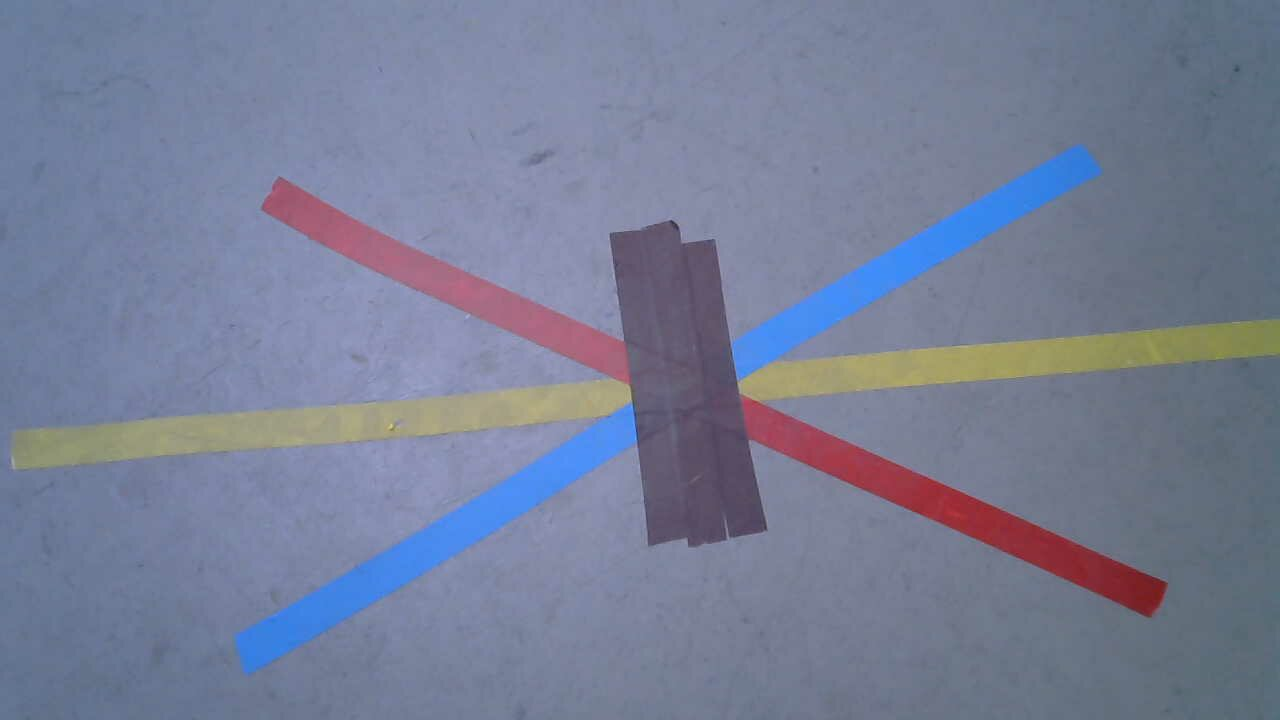
#> input picture image_processing/camera_shot.jpg, 1280 x 720 px, given in place of the camera
$ python shape_detection.py
#> lines starting #> are read from the running program, lines starting #| are printed output that depends on the picture; after the words box and inside, x2 and y2 are one past the last pixel; in counts of white or black regions, pixels touching at a corner belong together
import cv2 as cv
import numpy as np

## DEBUG ##
DEBUG = 1 # 1 to enable debug_print 0 to deactivate
def debug_print(*args):
    if DEBUG:
        print(*args)

width_part = 20
height_part = 6
# [46 lines left out: functions zone_segment_by_height, center_of_zone, brown_detection, not called in this run]
def center_of_zone_butter(img):
    """compute center of zone using start and end zones"""
    X_STEP = 10
    Y_STEP = 6

    height, width = img.shape
    start = height - 40
    end = height - 40 + Y_STEP

    img_rows = img[start:end, :]

    splits = np.hsplit(img_rows, width / X_STEP)
    debug_print(f"number of splits : {len(splits)}")
    avgs = [np.mean(s) for s in splits]

    idx_first_max = np.argmax(avgs)
    idx_last_max = (len(avgs) - 1 - int(np.argmax(avgs[::-1])))

    # [15 lines of commented-out code are left out]

    debug_print(f"({idx_first_max}, {idx_last_max})")
    center = ((idx_first_max + idx_last_max) * X_STEP/ 2, start)

    return center[0]


if __name__ == '__main__':
    cap = cv.VideoCapture(0)
    cap.set(cv.CAP_PROP_FRAME_WIDTH, 320)
    cap.set(cv.CAP_PROP_FRAME_HEIGHT, 240)
    win_name = "main"
    win_name_ogframe = "ogframe"
    cv.namedWindow(win_name)
    cv.namedWindow(win_name_ogframe)
    _, frame = cap.read()
#> frame is the input picture: shape (720, 1280, 3); mean B, G, R 151, 126.1, 118.7
    # frame = cv.imread("capture_camera.jpg") # height, width, dims (or colors)

    frame_HSV = cv.cvtColor(frame, cv.COLOR_BGR2HSV)
#> frame_HSV: shape (720, 1280, 3); mean H, S, V 110.6, 65.5, 155

    # lower = (0, 0, 0)
    # higher = (166, 255, 255)
    from opencv_inrange_camera_params import BLUE
    frame_threshold = cv.inRange(frame_HSV, *BLUE)
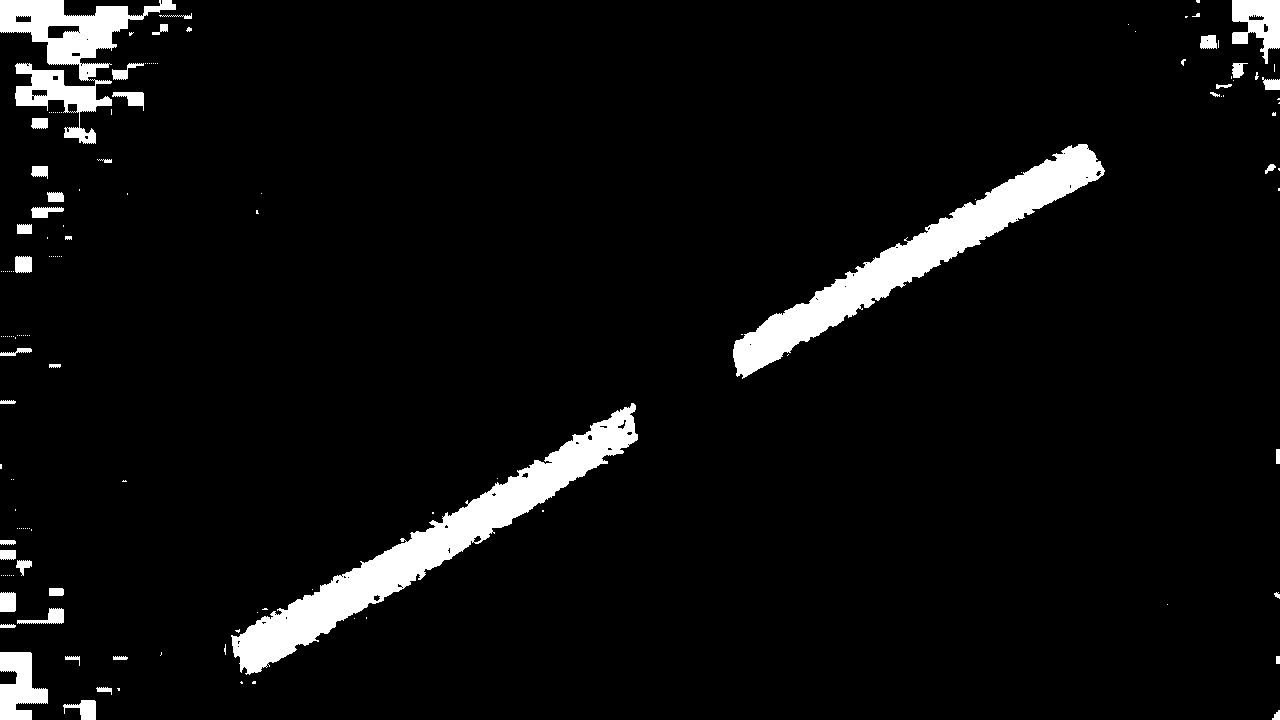
#> frame_threshold: shape (720, 1280); 5.5% white; 150 white regions (108 under 20 px), largest, box (x1, y1, x2, y2) and area: (231, 403, 638, 675) 17641, (733, 144, 1105, 379) 15513, (0, 0, 176, 144) 8363

    debug_print(center_of_zone_butter(frame_threshold))
#> in center_of_zone_butter, `splits = np.hsplit(img_rows, width / X_STEP)`: splits = 128 items
#> in center_of_zone_butter, `avgs = [np.mean(s) for s in splits]`: avgs = 128 values, max 255 at index 2, min 0 at index 4, mean 4.81
#> in center_of_zone_butter, `idx_first_max = np.argmax(avgs)`: idx_first_max = 2
#> in center_of_zone_butter, `center = ((idx_first_max + idx_last_max) * X_STEP/ 2, start)`: center = (20, 680)

    line_center_zone_better = center_of_zone_butter(frame_threshold)
#> line_center_zone_better = 20
    center = frame.shape[0] / 2
#> center = 360
    dx = line_center_zone_better - center
#> dx = -340
    debug_print(f"center: {center}")
    debug_print(f"line_center_zone_better: {line_center_zone_better}")
    debug_print(f"dx: {dx}")

    frame_threshold = cv.circle(frame_threshold, (int(line_center_zone_better), 240 - 40), 5, (0, 255, 0), 1)
    cv.imshow(win_name_ogframe, frame)
    cv.imshow(win_name, frame_threshold)
    key = cv.waitKey()
#> (key Esc is pressed here)
